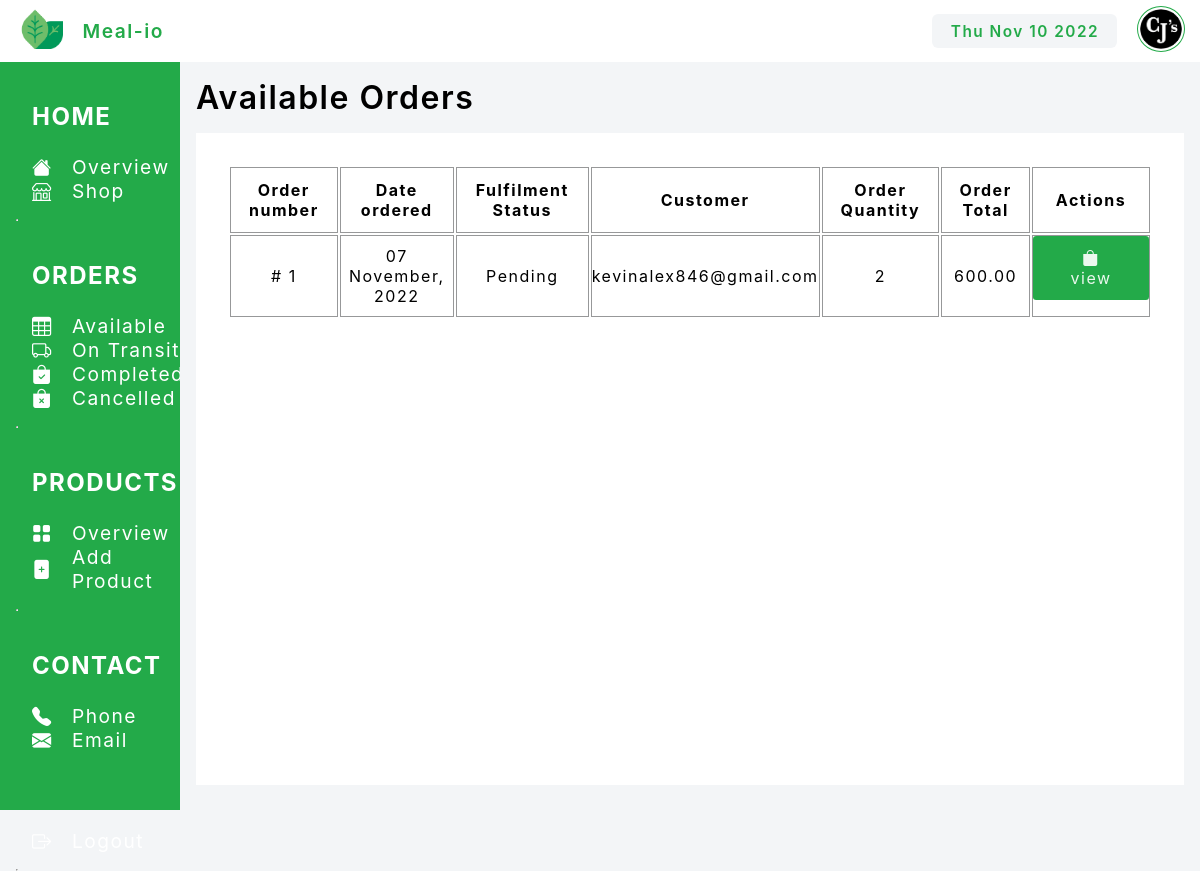
/vendors/orders/P (signed in), run on an earlier commit of the app's database.
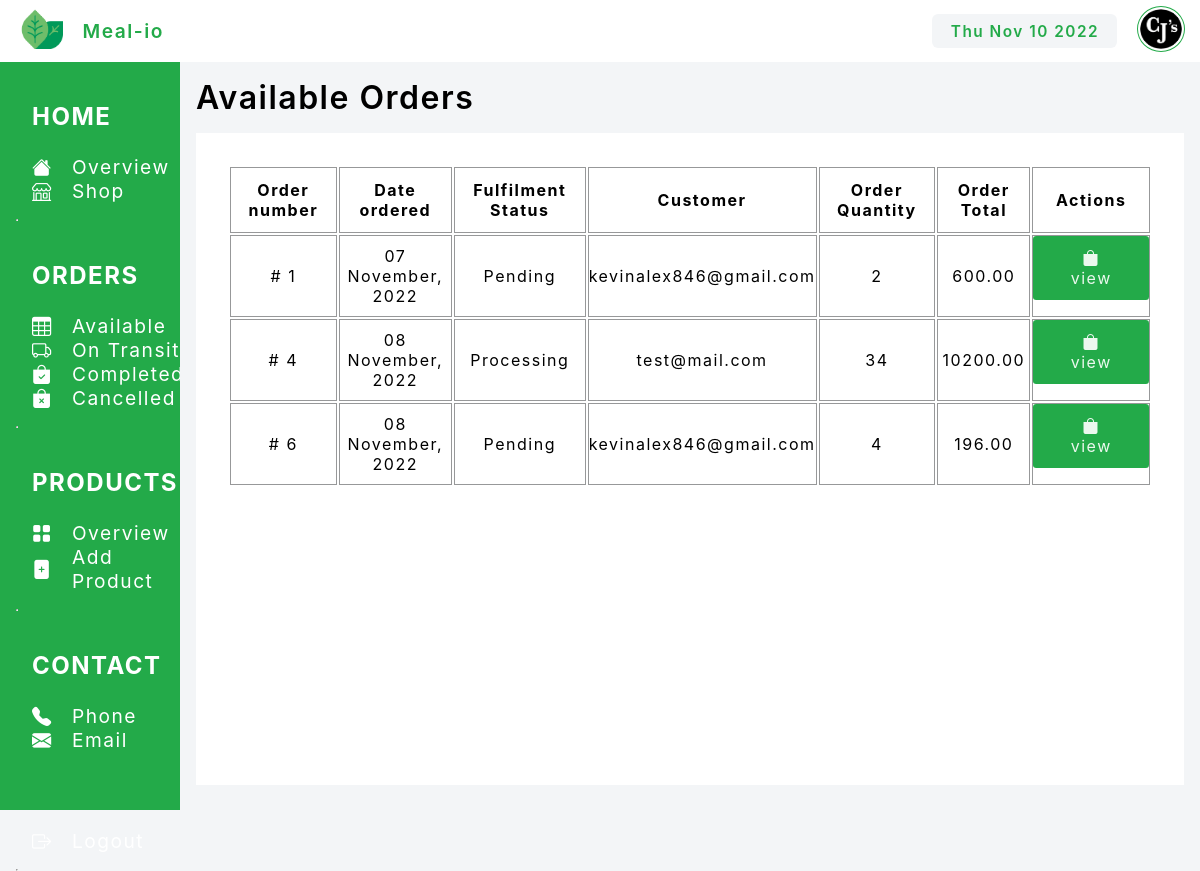
And on a later commit of the database.
### vendor/models.py (models this page shows, shortened)
class Vendor(models.Model):
    user = models.OneToOneField(User, on_delete=models.CASCADE)
    brand = models.CharField(max_length=50, null=True)
    logo = models.ImageField(upload_to="vendors/%Y/%m/%d/", null=True)
    tagline = models.CharField(max_length=100, null=True)

### cart/models.py (models this page shows, shortened)
class CartItem(models.Model):
    cart = models.ForeignKey(Cart, on_delete=models.CASCADE)
    product = models.ForeignKey(Product, on_delete=models.CASCADE)
    quantity = models.IntegerField(default=1)
    status=models.CharField(max_length=1,choices=(("F","Completed"),("C","Cancelled"),("T","On Transit"),("P","Pending")),default="P")
    class Meta:
        unique_together = ("cart", "product")
    @property
    def get_total(self) -> float:
        return self.product.unit_price * self.quantity

class Cart(models.Model):
    user = models.ForeignKey(User, on_delete=models.CASCADE)
    STATUS = (
        ("Pending", "Pending"), ("Processing", "Processing"), ("Fulfilled", "Fulfilled"), ("Cancelled", "Cancelled"))
    status = models.CharField(max_length=10, choices=STATUS, default="Pending")
    date_ordered = models.DateTimeField(auto_now_add=timezone.now())
    location = models.ForeignKey(
        Location,
        on_delete=models.PROTECT,
        related_name="address", null=True, blank=True
    )
    total = models.DecimalField(max_digits=10, decimal_places=2, default=0)
    class Meta:
        ordering=["-date_ordered"]
    @property
    def date(self):
        return self.date_ordered.strftime("%d %B, %Y")
    class Meta:
        verbose_name_plural = "Cart"

### user/models.py (models this page shows, shortened)
class User(AbstractUser):
    first_name = models.CharField(max_length=30, blank=True, unique=False)
    last_name = models.CharField(max_length=30, blank=True, unique=False)
    email = models.EmailField(unique=True)
    phone_number = models.CharField(
        max_length=13, null=False, blank=False, unique=True)
    is_vendor = models.BooleanField(default=False, blank=True)
    username = None
    USERNAME_FIELD = "email"
    REQUIRED_FIELDS = ["phone_number"]
    objects = UserManager()

### product/models.py (models this page shows, shortened)
class Product(models.Model):
    label = models.CharField(max_length=200)
    unit = models.CharField(max_length=2,
                            choices=(("kg", "Kilograms"), ("g", "Grams"), ("l", "Litre"), ("ml", "Millilitre"),
                                     ("in", "Inches")), default="kg",help_text="Quantity measurement metrics")
    unit_price = models.DecimalField(max_digits=5, decimal_places=2, verbose_name='unit price')
    image = models.ImageField(upload_to="product//%Y/%m/%d/")
    description = models.TextField(blank=True, verbose_name="description")
    category = models.ForeignKey(Category, on_delete=models.CASCADE, null=True)
    vendor = models.ForeignKey(Vendor, on_delete=models.CASCADE)
    stock = models.PositiveIntegerField(verbose_name='stock', default=1)
    class Meta:
        verbose_name = 'product'
        verbose_name_plural = 'products'
        ordering = ('label',)

### vendor/views.py (the view)
# urls.py: path("orders/<str:status>", dashboard_orders, name="vendor_orders"),
def dashboard_orders(request,status):
    vendor = get_object_or_404(Vendor, user=request.user)
    items = CartItem.objects.all()
    if status== "P":
        items = CartItem.objects.filter(status="P")
    elif status == "T":
        items = CartItem.objects.filter(status="T")
    elif status == "F":
        items = CartItem.objects.filter(status="F")
    elif status == "C":
        items = CartItem.objects.filter(status="C")
    else:
        items = CartItem.objects.all()
    orders=[]
    for item in items:
        if item.product.vendor == vendor:
            orders.append(item)
    return render(request, "dashboard/orders.html",{"title": "orders", "orders": orders,"vendor":vendor})

### templates/dashboard/orders.html
{% extends "dashboard/base_dashboard.html"%}
{% block main%}
<h2 class="title">Available Orders</h2>
<div class="orders_table">
    {% if orders %}
    <table class="orders-table">
        <thead>
            <tr>
                <th>
                    Order number
                </th>
                <th>Date ordered</th>
                <th>Fulfilment Status</th>
                <th>Customer</th>
                <th>Order Quantity</th>
                <th>Order Total</th>
                <th>Actions</th>
            </tr>
        </thead>
        <tbody>
            {% for order in orders %}
            <tr>
                <td># {{order.id}} {{order.user.email|capfirst}} {{order.customer.last_name|capfirst}}</td>
                <td>{{order.cart.date}}</td>
                <td>{{order.cart.status}}</td>
                <td>{{order.cart.user.email}}</td>
                <td>{{order.quantity}}</td>
                <td>{{order.get_total}}</td>
                <td>
                    <a href="{% url 'manage_order' order.id%}" class="btn"> <i class="bi bi-bag-fill"></i> view </a>
                </td>
            </tr>
            {% endfor %}
        </tbody>
    </table>
    {% else %}
    <div class="alt-text">
        <h4>
            You don't have any orders here yet.
        </h4>
    </div>
    {% endif %}
</div>
{% endblock main%}

### templates/dashboard/base_dashboard.html (shortened to what this page needs)
{% load static %}
<!DOCTYPE html>
<html lang="en">
<head>
    <link rel="stylesheet" href="{% static '/css/dashboard.css'%}">
    <link rel="stylesheet" href="{% static '/css/styles.css'%}">
    <link rel="stylesheet" href="{% static '/css/theme.css'%}">
    <link rel="stylesheet" href="{% static '/css/analytics.css'%}">
    <link rel="stylesheet" href="https://cdn.jsdelivr.net/npm/bootstrap-icons@1.7.2/font/bootstrap-icons.css">
</head>
<body>
    <nav>
        <div class="nav-start">
            <a href="{% url 'analytics'%}">
                <img src="{% static 'images/logo.png'%}" alt="">
            </a>
            <a href="{% url 'analytics'%}">
                <p>Meal-io</p>
            </a>
        </div>
        <div class="nav-end">
            <div class="date_today" id="date-today">
            </div>
            <a href="{% url 'analytics'%}">
                <img src="{{vendor.logo.url}}" alt="{{vendor.brand}}">
            </a>
        </div>
    </nav>
    <main>
        <aside>
            <div class="container">
                <div class="nav-group">
                    <h2><a href="{% url 'analytics'%}">Home</a></h2>
                    <ul class="nav-list">
                        <li class="nav-item">
                            <a href="{% url 'analytics'%}">
                                <i class="bi bi-house-fill"></i>
                                <p>Overview</p>
                            </a>
                        </li>
                        <li class="nav-item">
                            <a href="{% url 'shop_update'%}">
                                <i class="bi bi-shop"></i>
                                <p>Shop</p>
                            </a>
                        </li>
                    </ul>
                </div>
                <hr>
                <div class="nav-group">
                    <h2><a href="{% url 'vendor_orders' 'P' %}">Orders</a></h2>
                    <ul class="nav-list">
                        <li class="nav-item">
                            <a href="{% url 'vendor_orders' 'P' %}">
                                <i class="bi bi-table"></i>
                                <p>Available</p>
                            </a>
                        </li>
                        <li class="nav-item">
                            <a href="{% url 'vendor_orders' 'T' %}">
                                <i class="bi bi-truck"></i>
                                <p>On Transit</p>
                            </a>
                        </li>
                        <li class="nav-item">
                            <a href="{% url 'vendor_orders' 'F' %}">
                                <i class="bi bi-bag-check-fill"></i>
                                <p>Completed</p>
                            </a>
                        </li>
                        <li class="nav-item">
                            <a href="{% url 'vendor_orders' 'C' %}">
                                <i class="bi bi-bag-x-fill"></i>
                                <p>Cancelled</p>
                            </a>
                        </li>
                    </ul>
                </div>
                <hr>
                <div class="nav-group">
                    <h2><a href="{% url 'products'%}">Products</a></h2>
                    <ul class="nav-list">
                        <li class="nav-item">
                            <a href="{% url 'products'%}">
                                <i class="bi bi-grid-fill"></i>
                                <p>Overview</p>
                            </a>
                        </li>
                        <li class="nav-item">
                            <a href="{% url 'create_product'%}">
                                <i class="bi bi-file-plus-fill"></i>
                                <p>Add product</p>
                            </a>
                        </li>
                    </ul>
                </div>
                <hr>
                <div class="nav-group">
                    <h2><a href="{% url 'contact'%}">Contact</a></h2>
                    <ul class="nav-list">
                        <li class="nav-item">
                            <a href="{% url 'contact'%}">
                                <i class="bi bi-telephone-fill"></i>
                                <p>Phone</p>
                            </a>
                        </li>
                        <li class="nav-item">
                            <a href="{% url 'contact'%}">
                                <i class="bi bi-envelope-fill"></i>
                                <p>Email</p>
                            </a>
                        </li>
                        <div style="height: 4em;">
                        </div>
                        <li class="nav-item">
                            <a href="{% url 'logout'%}">
                                <i class="bi bi-box-arrow-right"></i>
                                <p>Logout</p>
                            </a>
                        </li>
                    </ul>
                </div>
            </div>
        </aside>
        <div class="content">
            {% block main %}
            {% endblock main %}
        </div>
    </main>
</body>
</html>

### static/css/dashboard.css (style rules this page uses)
:root { --primary: #23AA49; --gradient: #EBF8EE; --red: #FF324B; --secondary: #979899; --white: #ffffff; --dark: #000000; --light: #F3F5F7; --font-family: -apple-system, BlinkMacSystemFont, 'Segoe UI', Roboto, Oxygen, Ubuntu, Cantarell, 'Open Sans', 'Helvetica Neue', sans-serif; }
* { padding: 0; margin: 0; box-sizing: border-box; font-family: var(--font-family); letter-spacing: 1.5px; }
body { background: var(--light); }
nav { width: 100%; height: 3.25em; display: flex; align-items: center; justify-content: space-between; padding: .8em; font-size: 1.2em; background: var(--white); }
.nav-start { display: flex; align-items: center; justify-content: start; gap: 1em; }
nav img { width: 2.5em; }
.nav-start p { font-weight: 600; }
.nav-end { display: flex; align-items: center; justify-content: start; gap: 1em; }
.nav-end img { max-width: 2.5em; max-height: 2.5em; height: auto; border-radius: 50%; border: 1px solid var(--primary); padding: .1em; }
.nav-end .date_today { color: var(--primary); background: var(--light); padding: .5em 1.2em; border-radius: .4em; font-size: .8em; }
main { position: relative; }
aside { position: absolute; width: 15%; background: var(--primary); height: calc(100vh - 3.25em); padding-left: 1em; }
aside a { color: var(--white) !important; }
aside .container { height: 100%; display: flex; align-items: baseline; justify-content: start; flex-direction: column; }
.nav-group { padding: 1em; }
.nav-group h2 { padding: 1em 0em; text-transform: uppercase; }
.nav-group ul { font-size: 1.2em; font-weight: 400; text-transform: capitalize; }
.nav-group ul li.nav-item a { display: flex; align-items: center; justify-content: start; gap: 1em; }
main .content { position: absolute; margin-left: 15%; width: 85%; background: var(--light); height: calc(100vh - 3.25em); padding: 1em; }

### static/css/styles.css (style rules this page uses)
:root { --primary: #23AA49; --gradient: #EBF8EE; --red: #FF324B; --secondary: #979899; --white: #ffffff; --dark: #000000; --light: #F3F5F7; --font-family: -apple-system, BlinkMacSystemFont, 'Segoe UI', Roboto, Oxygen, Ubuntu, Cantarell, 'Open Sans', 'Helvetica Neue', sans-serif; }
* { padding: 0; margin: 0; box-sizing: border-box; font-family: var(--font-family); letter-spacing: 1.5px; }
body { background: var(--light); }
.orders_table { width: 100%; height: calc(100% - 4em); background: var(--white); margin-top: 1em; padding: 2em; }
.orders_table table { width: 100%; }
.orders_table table th { border: 1px solid var(--secondary); text-align: center; padding: .75rem; }
.orders_table table td { border: 1px solid var(--secondary); text-align: center; }

### static/css/theme.css (style rules this page uses)
:root { --primary: #23AA49; --warning: #f0b802; --gradient: #EBF8EE; --red: #FF324B; --secondary: #979899; --white: #ffffff; --dark: #000000; --light: #F3F5F7; --font-family: -apple-system, BlinkMacSystemFont, 'Segoe UI', Roboto, Oxygen, Ubuntu, Cantarell, 'Open Sans', 'Helvetica Neue', sans-serif; }
* { padding: 0; margin: 0; box-sizing: border-box; font-family: var(--font-family); letter-spacing: 1.5px; }
body { position: relative; min-height: 100vh; min-width: 100vh; }
.title { font-size: 2em; font-weight: 600; text-transform: capitalize; }
ul, ol { padding-left: 0; list-style-type: none; }
a { text-decoration: none; color: var(--primary); }
img { width: 100%; height: auto; }
.btn, input[type=submit] { color: var(--gradient); font-size: 16px; padding: 12px 35px; border-radius: 0.2em; display: inline-block; border: 0; outline: 0; background: var(--primary); margin-bottom: 1em; }

### static/css/analytics.css (style rules this page uses)
:root { --primary: #23AA49; --gradient: #EBF8EE; --red: #FF324B; --secondary: #979899; --white: #ffffff; --dark: #000000; --light: #F3F5F7; --font-family: -apple-system, BlinkMacSystemFont, 'Segoe UI', Roboto, Oxygen, Ubuntu, Cantarell, 'Open Sans', 'Helvetica Neue', sans-serif; }
* { padding: 0; margin: 0; box-sizing: border-box; font-family: var(--font-family); letter-spacing: 1.5px; }

What changed in the data, as far as the page shows it:
added CartItem: id "4", cart "08 November, 2022", cart.status "Processing", cart.user.email "test@mail.com", quantity "34", get_total "10200.00"
added CartItem: id "6", cart "08 November, 2022", cart.status "Pending", cart.user.email "kevinalex846@gmail.com", quantity "4", get_total "196.00"
